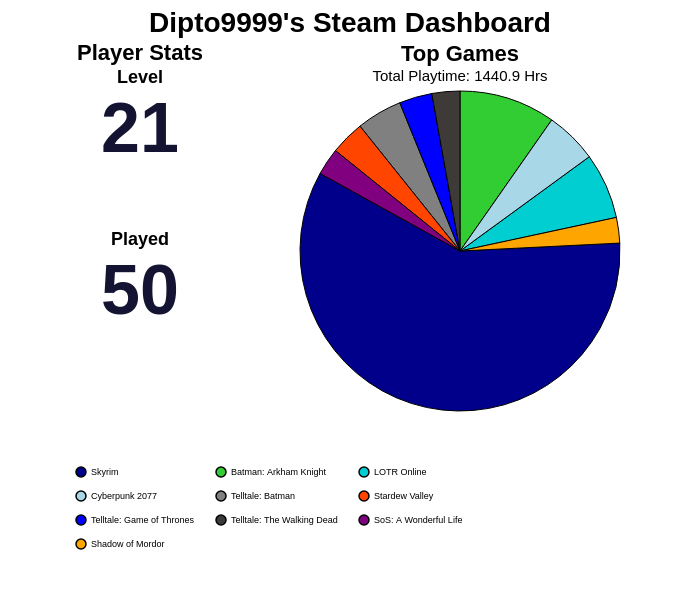

Vega-Lite specification stored for this chart:
### Vega-Lite specification from a JSON file in a GitHub repository (floating-point values rounded to 4 significant figures)
{"background": null, "config": {"view": {"continuousWidth": 200, "continuousHeight": 200, "strokeOpacity": 0, "strokeWidth": 1.5}, "axis": {"labelFontSize": 14, "titleFontSize": 18}, "legend": {"labelFontSize": 13, "titleFontSize": 16}}, "hconcat": [{"vconcat": [{"data": {"name": "data-ce2f25787bade8ca3fba4cb14335a451"}, "mark": {"type": "text", "align": "center", "baseline": "middle", "color": "#141331", "fontSize": 70, "fontWeight": "bold"}, "encoding": {"text": {"field": "Value", "type": "quantitative"}, "x": {"axis": null, "field": "Metric", "type": "nominal"}, "y": {"value": 40}}, "height": 120, "title": {"text": "Level", "anchor": "middle", "fontSize": 18}, "width": 200}, {"data": {"name": "data-92b892d679d5fbeaa0a56e1238c7fc12"}, "mark": {"type": "text", "align": "center", "baseline": "middle", "color": "#141331", "fontSize": 70, "fontWeight": "bold"}, "encoding": {"text": {"field": "Value", "type": "quantitative"}, "x": {"axis": null, "field": "Metric", "type": "nominal"}, "y": {"value": 40}}, "height": 120, "title": {"text": "Played", "anchor": "middle", "fontSize": 18}, "width": 200}], "title": {"text": "Player Stats", "anchor": "middle", "fontSize": 22}}, {"data": {"name": "data-b2da6c3eee8efb20e4c0e498a7d77a12"}, "mark": {"type": "arc", "stroke": "black", "strokeWidth": 1}, "encoding": {"color": {"field": "name", "legend": {"columnPadding": 18, "columns": 3, "direction": "horizontal", "labelFontSize": 9, "orient": "bottom", "padding": 35, "rowPadding": 8, "title": "", "titleAlign": "center", "titleFontSize": 13}, "scale": {"range": ["#00008B", "#32CD32", "#00CED1", "#A8D7E7", "#808080", "#FF4500", "#0000FF", "#3D3A38", "#800080", "#FFA500", "#006400", "#8B0000", "#FFD700", "#4682B4", "#2E8B57"]}, "sort": null, "type": "nominal"}, "theta": {"field": "playtime_percentage", "type": "quantitative"}, "tooltip": [{"field": "name", "title": "Game", "type": "nominal"}, {"field": "playtime_forever", "format": ".1f", "title": "Time (Hrs)", "type": "quantitative"}, {"field": "playtime_percentage", "format": ".2f", "title": "Playtime (%)", "type": "quantitative"}]}, "height": 320, "title": {"text": "Top Games", "anchor": "middle", "fontSize": 22, "subtitle": "Total Playtime: 1440.9 Hrs", "subtitleFontSize": 15}, "width": 400}], "padding": {"left": 40, "right": 40, "top": 10, "bottom": 10}, "title": {"text": "Dipto9999's Steam Dashboard", "anchor": "middle", "fontSize": 28}, "$schema": "https://vega.github.io/schema/vega-lite/v5.20.1.json", "datasets": {"data-ce2f25787bade8ca3fba4cb14335a451": [{"Metric": "Level", "Value": 21}], "data-92b892d679d5fbeaa0a56e1238c7fc12": [{"Metric": "Played", "Value": 50}], "data-b2da6c3eee8efb20e4c0e498a7d77a12": [{"name": "Skyrim", "playtime_forever": 845.3, "appid": 72850, "playtime_percentage": 58.84}, {"name": "Batman: Arkham Knight", "playtime_forever": 139.7, "appid": 208650, "playtime_percentage": 9.72}, {"name": "LOTR Online", "playtime_forever": 95.7, "appid": 212500, "playtime_percentage": 6.66}, {"name": "Cyberpunk 2077", "playtime_forever": 75.47, "appid": 1091500, "playtime_percentage": 5.25}, {"name": "Telltale: Batman", "playtime_forever": 66.22, "appid": 498240, "playtime_percentage": 4.61}, {"name": "Stardew Valley", "playtime_forever": 49.5, "appid": 413150, "playtime_percentage": 3.45}, {"name": "Telltale: Game of Thrones", "playtime_forever": 47.68, "appid": 330840, "playtime_percentage": 3.32}, {"name": "Telltale: The Walking Dead", "playtime_forever": 40.52, "appid": 207610, "playtime_percentage": 2.82}, {"name": "SoS: A Wonderful Life", "playtime_forever": 39.42, "appid": 2111170, "playtime_percentage": 2.74}, {"name": "Shadow of Mordor", "playtime_forever": 37.05, "appid": 241930, "playtime_percentage": 2.58}]}}
